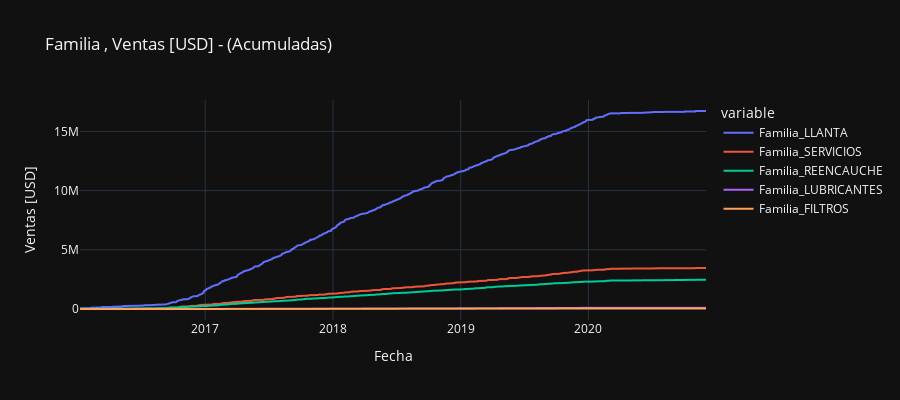
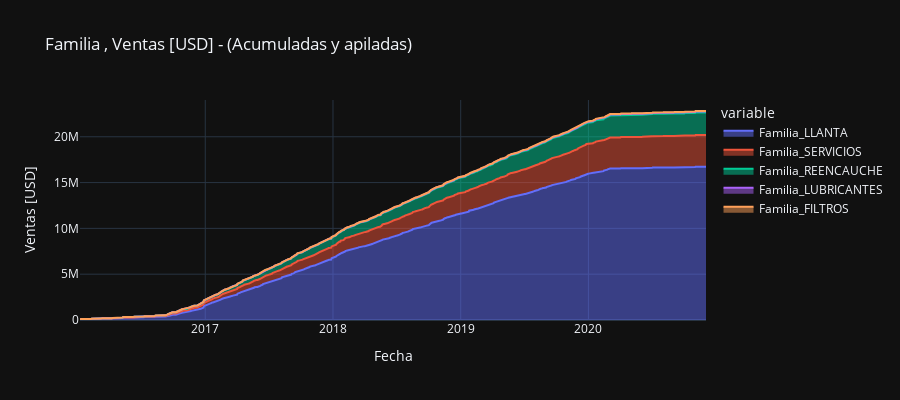
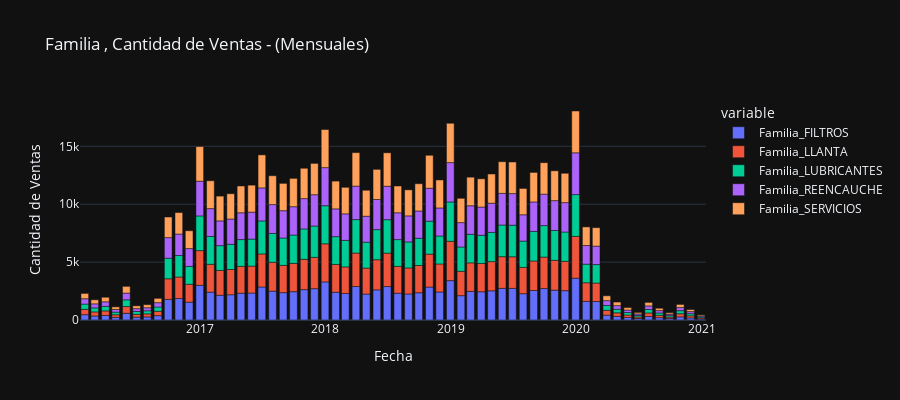
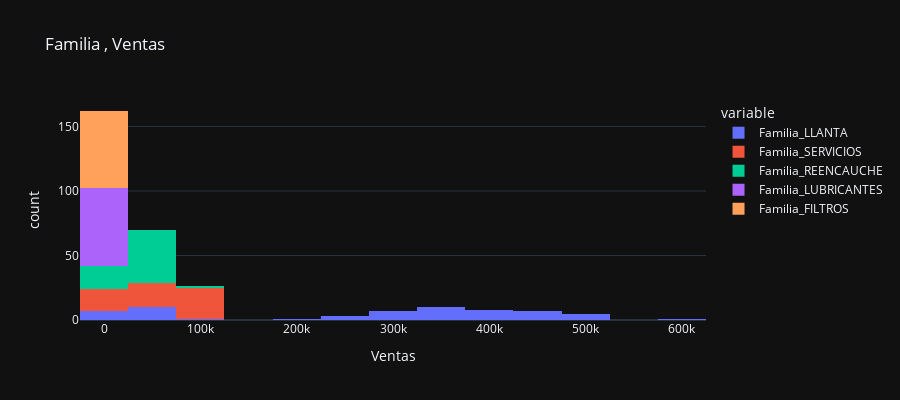

Notebook source saved alongside these figures, in order:
### Code cell
figure = "Familia"
plots = [plotter_2, plotter_3, plotter_4, plotter_5]
for plot in plots:
    enumerar_figuras(plot.set_figure(figure=figure).show)

### Figure 1 — Plotly figure (JSON) as saved in the notebook; plotly's stock layout.template omitted (floating-point values rounded to 4 significant figures; data arrays with more than 128 entries replaced by an {"elided": "..."} marker saying what was removed)
{"data": [{"hovertemplate": "variable=Familia_LLANTA<br>Fecha=%{x}<br>Ventas [USD]=%{y}<extra></extra>", "legendgroup": "Familia_LLANTA", "line": {"color": "#636efa", "dash": "solid"}, "marker": {"symbol": "circle"}, "mode": "lines", "name": "Familia_LLANTA", "showlegend": true, "type": "scattergl", "x": {"elided": "1066 str values"}, "xaxis": "x", "y": {"elided": "1066 float values"}, "yaxis": "y"}, {"hovertemplate": "variable=Familia_SERVICIOS<br>Fecha=%{x}<br>Ventas [USD]=%{y}<extra></extra>", "legendgroup": "Familia_SERVICIOS", "line": {"color": "#EF553B", "dash": "solid"}, "marker": {"symbol": "circle"}, "mode": "lines", "name": "Familia_SERVICIOS", "showlegend": true, "type": "scattergl", "x": {"elided": "1066 str values"}, "xaxis": "x", "y": {"elided": "1066 float values"}, "yaxis": "y"}, {"hovertemplate": "variable=Familia_REENCAUCHE<br>Fecha=%{x}<br>Ventas [USD]=%{y}<extra></extra>", "legendgroup": "Familia_REENCAUCHE", "line": {"color": "#00cc96", "dash": "solid"}, "marker": {"symbol": "circle"}, "mode": "lines", "name": "Familia_REENCAUCHE", "showlegend": true, "type": "scattergl", "x": {"elided": "1066 str values"}, "xaxis": "x", "y": {"elided": "1066 float values"}, "yaxis": "y"}, {"hovertemplate": "variable=Familia_LUBRICANTES<br>Fecha=%{x}<br>Ventas [USD]=%{y}<extra></extra>", "legendgroup": "Familia_LUBRICANTES", "line": {"color": "#ab63fa", "dash": "solid"}, "marker": {"symbol": "circle"}, "mode": "lines", "name": "Familia_LUBRICANTES", "showlegend": true, "type": "scattergl", "x": {"elided": "1066 str values"}, "xaxis": "x", "y": {"elided": "1066 float values"}, "yaxis": "y"}, {"hovertemplate": "variable=Familia_FILTROS<br>Fecha=%{x}<br>Ventas [USD]=%{y}<extra></extra>", "legendgroup": "Familia_FILTROS", "line": {"color": "#FFA15A", "dash": "solid"}, "marker": {"symbol": "circle"}, "mode": "lines", "name": "Familia_FILTROS", "showlegend": true, "type": "scattergl", "x": {"elided": "1066 str values"}, "xaxis": "x", "y": {"elided": "1066 float values"}, "yaxis": "y"}], "layout": {"height": 400, "legend": {"title": {"text": "variable"}, "tracegroupgap": 0}, "title": {"text": "Familia , Ventas [USD] - (Acumuladas)"}, "width": 900, "xaxis": {"anchor": "y", "domain": [0, 1], "title": {"text": "Fecha"}}, "yaxis": {"anchor": "x", "domain": [0, 1], "title": {"text": "Ventas [USD]"}}}}

### Figure 2 — Plotly figure (JSON) as saved in the notebook; plotly's stock layout.template omitted (floating-point values rounded to 4 significant figures; data arrays with more than 128 entries replaced by an {"elided": "..."} marker saying what was removed)
{"data": [{"fillpattern": {"shape": ""}, "hovertemplate": "variable=Familia_LLANTA<br>Fecha=%{x}<br>Ventas [USD]=%{y}<extra></extra>", "legendgroup": "Familia_LLANTA", "line": {"color": "#636efa"}, "marker": {"symbol": "circle"}, "mode": "lines", "name": "Familia_LLANTA", "orientation": "v", "showlegend": true, "stackgroup": "1", "type": "scatter", "x": {"elided": "1066 str values"}, "xaxis": "x", "y": {"elided": "1066 float values"}, "yaxis": "y"}, {"fillpattern": {"shape": ""}, "hovertemplate": "variable=Familia_SERVICIOS<br>Fecha=%{x}<br>Ventas [USD]=%{y}<extra></extra>", "legendgroup": "Familia_SERVICIOS", "line": {"color": "#EF553B"}, "marker": {"symbol": "circle"}, "mode": "lines", "name": "Familia_SERVICIOS", "orientation": "v", "showlegend": true, "stackgroup": "1", "type": "scatter", "x": {"elided": "1066 str values"}, "xaxis": "x", "y": {"elided": "1066 float values"}, "yaxis": "y"}, {"fillpattern": {"shape": ""}, "hovertemplate": "variable=Familia_REENCAUCHE<br>Fecha=%{x}<br>Ventas [USD]=%{y}<extra></extra>", "legendgroup": "Familia_REENCAUCHE", "line": {"color": "#00cc96"}, "marker": {"symbol": "circle"}, "mode": "lines", "name": "Familia_REENCAUCHE", "orientation": "v", "showlegend": true, "stackgroup": "1", "type": "scatter", "x": {"elided": "1066 str values"}, "xaxis": "x", "y": {"elided": "1066 float values"}, "yaxis": "y"}, {"fillpattern": {"shape": ""}, "hovertemplate": "variable=Familia_LUBRICANTES<br>Fecha=%{x}<br>Ventas [USD]=%{y}<extra></extra>", "legendgroup": "Familia_LUBRICANTES", "line": {"color": "#ab63fa"}, "marker": {"symbol": "circle"}, "mode": "lines", "name": "Familia_LUBRICANTES", "orientation": "v", "showlegend": true, "stackgroup": "1", "type": "scatter", "x": {"elided": "1066 str values"}, "xaxis": "x", "y": {"elided": "1066 float values"}, "yaxis": "y"}, {"fillpattern": {"shape": ""}, "hovertemplate": "variable=Familia_FILTROS<br>Fecha=%{x}<br>Ventas [USD]=%{y}<extra></extra>", "legendgroup": "Familia_FILTROS", "line": {"color": "#FFA15A"}, "marker": {"symbol": "circle"}, "mode": "lines", "name": "Familia_FILTROS", "orientation": "v", "showlegend": true, "stackgroup": "1", "type": "scatter", "x": {"elided": "1066 str values"}, "xaxis": "x", "y": {"elided": "1066 float values"}, "yaxis": "y"}], "layout": {"height": 400, "legend": {"title": {"text": "variable"}, "tracegroupgap": 0}, "title": {"text": "Familia , Ventas [USD] - (Acumuladas y apiladas)"}, "width": 900, "xaxis": {"anchor": "y", "domain": [0, 1], "title": {"text": "Fecha"}}, "yaxis": {"anchor": "x", "domain": [0, 1], "title": {"text": "Ventas [USD]"}}}}

### Figure 3 — Plotly figure (JSON) as saved in the notebook; plotly's stock layout.template omitted (floating-point values rounded to 4 significant figures)
{"data": [{"alignmentgroup": "True", "hovertemplate": "variable=Familia_FILTROS<br>Fecha=%{x}<br>Cantidad de Ventas=%{y}<extra></extra>", "legendgroup": "Familia_FILTROS", "marker": {"color": "#636efa", "pattern": {"shape": ""}}, "name": "Familia_FILTROS", "offsetgroup": "Familia_FILTROS", "orientation": "v", "showlegend": true, "textposition": "auto", "type": "bar", "x": ["2016-01-31T00:00:00", "2016-02-29T00:00:00", "2016-03-31T00:00:00", "2016-04-30T00:00:00", "2016-05-31T00:00:00", "2016-06-30T00:00:00", "2016-07-31T00:00:00", "2016-08-31T00:00:00", "2016-09-30T00:00:00", "2016-10-31T00:00:00", "2016-11-30T00:00:00", "2016-12-31T00:00:00", "2017-01-31T00:00:00", "2017-02-28T00:00:00", "2017-03-31T00:00:00", "2017-04-30T00:00:00", "2017-05-31T00:00:00", "2017-06-30T00:00:00", "2017-07-31T00:00:00", "2017-08-31T00:00:00", "2017-09-30T00:00:00", "2017-10-31T00:00:00", "2017-11-30T00:00:00", "2017-12-31T00:00:00", "2018-01-31T00:00:00", "2018-02-28T00:00:00", "2018-03-31T00:00:00", "2018-04-30T00:00:00", "2018-05-31T00:00:00", "2018-06-30T00:00:00", "2018-07-31T00:00:00", "2018-08-31T00:00:00", "2018-09-30T00:00:00", "2018-10-31T00:00:00", "2018-11-30T00:00:00", "2018-12-31T00:00:00", "2019-01-31T00:00:00", "2019-02-28T00:00:00", "2019-03-31T00:00:00", "2019-04-30T00:00:00", "2019-05-31T00:00:00", "2019-06-30T00:00:00", "2019-07-31T00:00:00", "2019-08-31T00:00:00", "2019-09-30T00:00:00", "2019-10-31T00:00:00", "2019-11-30T00:00:00", "2019-12-31T00:00:00", "2020-01-31T00:00:00", "2020-02-29T00:00:00", "2020-03-31T00:00:00", "2020-04-30T00:00:00", "2020-05-31T00:00:00", "2020-06-30T00:00:00", "2020-07-31T00:00:00", "2020-08-31T00:00:00", "2020-09-30T00:00:00", "2020-10-31T00:00:00", "2020-11-30T00:00:00", "2020-12-31T00:00:00"], "xaxis": "x", "y": [459, 349, 393, 227, 581, 245, 265, 374, 1779, 1856, 1542, 2996, 2405, 2140, 2181, 2315, 2329, 2852, 2492, 2360, 2446, 2621, 2705, 3290, 2399, 2292, 2891, 2241, 2602, 2888, 2315, 2248, 2354, 2845, 2419, 3398, 2102, 2467, 2439, 2522, 2734, 2729, 2272, 2549, 2717, 2577, 2534, 3610, 1608, 1595, 418, 310, 215, 131, 304, 203, 126, 269, 181, 88], "yaxis": "y"}, {"alignmentgroup": "True", "hovertemplate": "variable=Familia_LLANTA<br>Fecha=%{x}<br>Cantidad de Ventas=%{y}<extra></extra>", "legendgroup": "Familia_LLANTA", "marker": {"color": "#EF553B", "pattern": {"shape": ""}}, "name": "Familia_LLANTA", "offsetgroup": "Familia_LLANTA", "orientation": "v", "showlegend": true, "textposition": "auto", "type": "bar", "x": ["2016-01-31T00:00:00", "2016-02-29T00:00:00", "2016-03-31T00:00:00", "2016-04-30T00:00:00", "2016-05-31T00:00:00", "2016-06-30T00:00:00", "2016-07-31T00:00:00", "2016-08-31T00:00:00", "2016-09-30T00:00:00", "2016-10-31T00:00:00", "2016-11-30T00:00:00", "2016-12-31T00:00:00", "2017-01-31T00:00:00", "2017-02-28T00:00:00", "2017-03-31T00:00:00", "2017-04-30T00:00:00", "2017-05-31T00:00:00", "2017-06-30T00:00:00", "2017-07-31T00:00:00", "2017-08-31T00:00:00", "2017-09-30T00:00:00", "2017-10-31T00:00:00", "2017-11-30T00:00:00", "2017-12-31T00:00:00", "2018-01-31T00:00:00", "2018-02-28T00:00:00", "2018-03-31T00:00:00", "2018-04-30T00:00:00", "2018-05-31T00:00:00", "2018-06-30T00:00:00", "2018-07-31T00:00:00", "2018-08-31T00:00:00", "2018-09-30T00:00:00", "2018-10-31T00:00:00", "2018-11-30T00:00:00", "2018-12-31T00:00:00", "2019-01-31T00:00:00", "2019-02-28T00:00:00", "2019-03-31T00:00:00", "2019-04-30T00:00:00", "2019-05-31T00:00:00", "2019-06-30T00:00:00", "2019-07-31T00:00:00", "2019-08-31T00:00:00", "2019-09-30T00:00:00", "2019-10-31T00:00:00", "2019-11-30T00:00:00", "2019-12-31T00:00:00", "2020-01-31T00:00:00", "2020-02-29T00:00:00", "2020-03-31T00:00:00", "2020-04-30T00:00:00", "2020-05-31T00:00:00", "2020-06-30T00:00:00", "2020-07-31T00:00:00", "2020-08-31T00:00:00", "2020-09-30T00:00:00", "2020-10-31T00:00:00", "2020-11-30T00:00:00", "2020-12-31T00:00:00"], "xaxis": "x", "y": [459, 349, 393, 227, 581, 245, 265, 374, 1779, 1856, 1542, 2996, 2405, 2140, 2181, 2315, 2329, 2852, 2492, 2360, 2446, 2621, 2705, 3290, 2399, 2292, 2891, 2241, 2602, 2888, 2315, 2248, 2354, 2845, 2419, 3398, 2102, 2467, 2439, 2522, 2734, 2729, 2272, 2549, 2717, 2577, 2534, 3610, 1608, 1595, 418, 310, 215, 131, 304, 203, 126, 269, 181, 88], "yaxis": "y"}, {"alignmentgroup": "True", "hovertemplate": "variable=Familia_LUBRICANTES<br>Fecha=%{x}<br>Cantidad de Ventas=%{y}<extra></extra>", "legendgroup": "Familia_LUBRICANTES", "marker": {"color": "#00cc96", "pattern": {"shape": ""}}, "name": "Familia_LUBRICANTES", "offsetgroup": "Familia_LUBRICANTES", "orientation": "v", "showlegend": true, "textposition": "auto", "type": "bar", "x": ["2016-01-31T00:00:00", "2016-02-29T00:00:00", "2016-03-31T00:00:00", "2016-04-30T00:00:00", "2016-05-31T00:00:00", "2016-06-30T00:00:00", "2016-07-31T00:00:00", "2016-08-31T00:00:00", "2016-09-30T00:00:00", "2016-10-31T00:00:00", "2016-11-30T00:00:00", "2016-12-31T00:00:00", "2017-01-31T00:00:00", "2017-02-28T00:00:00", "2017-03-31T00:00:00", "2017-04-30T00:00:00", "2017-05-31T00:00:00", "2017-06-30T00:00:00", "2017-07-31T00:00:00", "2017-08-31T00:00:00", "2017-09-30T00:00:00", "2017-10-31T00:00:00", "2017-11-30T00:00:00", "2017-12-31T00:00:00", "2018-01-31T00:00:00", "2018-02-28T00:00:00", "2018-03-31T00:00:00", "2018-04-30T00:00:00", "2018-05-31T00:00:00", "2018-06-30T00:00:00", "2018-07-31T00:00:00", "2018-08-31T00:00:00", "2018-09-30T00:00:00", "2018-10-31T00:00:00", "2018-11-30T00:00:00", "2018-12-31T00:00:00", "2019-01-31T00:00:00", "2019-02-28T00:00:00", "2019-03-31T00:00:00", "2019-04-30T00:00:00", "2019-05-31T00:00:00", "2019-06-30T00:00:00", "2019-07-31T00:00:00", "2019-08-31T00:00:00", "2019-09-30T00:00:00", "2019-10-31T00:00:00", "2019-11-30T00:00:00", "2019-12-31T00:00:00", "2020-01-31T00:00:00", "2020-02-29T00:00:00", "2020-03-31T00:00:00", "2020-04-30T00:00:00", "2020-05-31T00:00:00", "2020-06-30T00:00:00", "2020-07-31T00:00:00", "2020-08-31T00:00:00", "2020-09-30T00:00:00", "2020-10-31T00:00:00", "2020-11-30T00:00:00", "2020-12-31T00:00:00"], "xaxis": "x", "y": [459, 349, 393, 227, 581, 245, 265, 374, 1779, 1856, 1542, 2996, 2405, 2140, 2181, 2315, 2329, 2852, 2492, 2360, 2446, 2621, 2705, 3290, 2399, 2292, 2891, 2241, 2602, 2888, 2315, 2248, 2354, 2845, 2419, 3398, 2102, 2467, 2439, 2522, 2734, 2729, 2272, 2549, 2717, 2577, 2534, 3610, 1608, 1595, 418, 310, 215, 131, 304, 203, 126, 269, 181, 88], "yaxis": "y"}, {"alignmentgroup": "True", "hovertemplate": "variable=Familia_REENCAUCHE<br>Fecha=%{x}<br>Cantidad de Ventas=%{y}<extra></extra>", "legendgroup": "Familia_REENCAUCHE", "marker": {"color": "#ab63fa", "pattern": {"shape": ""}}, "name": "Familia_REENCAUCHE", "offsetgroup": "Familia_REENCAUCHE", "orientation": "v", "showlegend": true, "textposition": "auto", "type": "bar", "x": ["2016-01-31T00:00:00", "2016-02-29T00:00:00", "2016-03-31T00:00:00", "2016-04-30T00:00:00", "2016-05-31T00:00:00", "2016-06-30T00:00:00", "2016-07-31T00:00:00", "2016-08-31T00:00:00", "2016-09-30T00:00:00", "2016-10-31T00:00:00", "2016-11-30T00:00:00", "2016-12-31T00:00:00", "2017-01-31T00:00:00", "2017-02-28T00:00:00", "2017-03-31T00:00:00", "2017-04-30T00:00:00", "2017-05-31T00:00:00", "2017-06-30T00:00:00", "2017-07-31T00:00:00", "2017-08-31T00:00:00", "2017-09-30T00:00:00", "2017-10-31T00:00:00", "2017-11-30T00:00:00", "2017-12-31T00:00:00", "2018-01-31T00:00:00", "2018-02-28T00:00:00", "2018-03-31T00:00:00", "2018-04-30T00:00:00", "2018-05-31T00:00:00", "2018-06-30T00:00:00", "2018-07-31T00:00:00", "2018-08-31T00:00:00", "2018-09-30T00:00:00", "2018-10-31T00:00:00", "2018-11-30T00:00:00", "2018-12-31T00:00:00", "2019-01-31T00:00:00", "2019-02-28T00:00:00", "2019-03-31T00:00:00", "2019-04-30T00:00:00", "2019-05-31T00:00:00", "2019-06-30T00:00:00", "2019-07-31T00:00:00", "2019-08-31T00:00:00", "2019-09-30T00:00:00", "2019-10-31T00:00:00", "2019-11-30T00:00:00", "2019-12-31T00:00:00", "2020-01-31T00:00:00", "2020-02-29T00:00:00", "2020-03-31T00:00:00", "2020-04-30T00:00:00", "2020-05-31T00:00:00", "2020-06-30T00:00:00", "2020-07-31T00:00:00", "2020-08-31T00:00:00", "2020-09-30T00:00:00", "2020-10-31T00:00:00", "2020-11-30T00:00:00", "2020-12-31T00:00:00"], "xaxis": "x", "y": [459, 349, 393, 227, 581, 245, 265, 374, 1779, 1856, 1542, 2996, 2405, 2140, 2181, 2315, 2329, 2852, 2492, 2360, 2446, 2621, 2705, 3290, 2399, 2292, 2891, 2241, 2602, 2888, 2315, 2248, 2354, 2845, 2419, 3398, 2102, 2467, 2439, 2522, 2734, 2729, 2272, 2549, 2717, 2577, 2534, 3610, 1608, 1595, 418, 310, 215, 131, 304, 203, 126, 269, 181, 88], "yaxis": "y"}, {"alignmentgroup": "True", "hovertemplate": "variable=Familia_SERVICIOS<br>Fecha=%{x}<br>Cantidad de Ventas=%{y}<extra></extra>", "legendgroup": "Familia_SERVICIOS", "marker": {"color": "#FFA15A", "pattern": {"shape": ""}}, "name": "Familia_SERVICIOS", "offsetgroup": "Familia_SERVICIOS", "orientation": "v", "showlegend": true, "textposition": "auto", "type": "bar", "x": ["2016-01-31T00:00:00", "2016-02-29T00:00:00", "2016-03-31T00:00:00", "2016-04-30T00:00:00", "2016-05-31T00:00:00", "2016-06-30T00:00:00", "2016-07-31T00:00:00", "2016-08-31T00:00:00", "2016-09-30T00:00:00", "2016-10-31T00:00:00", "2016-11-30T00:00:00", "2016-12-31T00:00:00", "2017-01-31T00:00:00", "2017-02-28T00:00:00", "2017-03-31T00:00:00", "2017-04-30T00:00:00", "2017-05-31T00:00:00", "2017-06-30T00:00:00", "2017-07-31T00:00:00", "2017-08-31T00:00:00", "2017-09-30T00:00:00", "2017-10-31T00:00:00", "2017-11-30T00:00:00", "2017-12-31T00:00:00", "2018-01-31T00:00:00", "2018-02-28T00:00:00", "2018-03-31T00:00:00", "2018-04-30T00:00:00", "2018-05-31T00:00:00", "2018-06-30T00:00:00", "2018-07-31T00:00:00", "2018-08-31T00:00:00", "2018-09-30T00:00:00", "2018-10-31T00:00:00", "2018-11-30T00:00:00", "2018-12-31T00:00:00", "2019-01-31T00:00:00", "2019-02-28T00:00:00", "2019-03-31T00:00:00", "2019-04-30T00:00:00", "2019-05-31T00:00:00", "2019-06-30T00:00:00", "2019-07-31T00:00:00", "2019-08-31T00:00:00", "2019-09-30T00:00:00", "2019-10-31T00:00:00", "2019-11-30T00:00:00", "2019-12-31T00:00:00", "2020-01-31T00:00:00", "2020-02-29T00:00:00", "2020-03-31T00:00:00", "2020-04-30T00:00:00", "2020-05-31T00:00:00", "2020-06-30T00:00:00", "2020-07-31T00:00:00", "2020-08-31T00:00:00", "2020-09-30T00:00:00", "2020-10-31T00:00:00", "2020-11-30T00:00:00", "2020-12-31T00:00:00"], "xaxis": "x", "y": [459, 349, 393, 227, 581, 245, 265, 374, 1779, 1856, 1542, 2996, 2405, 2140, 2181, 2315, 2329, 2852, 2492, 2360, 2446, 2621, 2705, 3290, 2399, 2292, 2891, 2241, 2602, 2888, 2315, 2248, 2354, 2845, 2419, 3398, 2102, 2467, 2439, 2522, 2734, 2729, 2272, 2549, 2717, 2577, 2534, 3610, 1608, 1595, 418, 310, 215, 131, 304, 203, 126, 269, 181, 88], "yaxis": "y"}], "layout": {"barmode": "relative", "height": 400, "legend": {"title": {"text": "variable"}, "tracegroupgap": 0}, "title": {"text": "Familia , Cantidad de Ventas - (Mensuales)"}, "width": 900, "xaxis": {"anchor": "y", "domain": [0, 1], "title": {"text": "Fecha"}}, "yaxis": {"anchor": "x", "domain": [0, 1], "title": {"text": "Cantidad de Ventas"}}}}

### Figure 4 — Plotly figure (JSON) as saved in the notebook; plotly's stock layout.template omitted (floating-point values rounded to 4 significant figures)
{"data": [{"alignmentgroup": "True", "bingroup": "x", "hovertemplate": "variable=Familia_LLANTA<br>Ventas=%{x}<br>count=%{y}<extra></extra>", "legendgroup": "Familia_LLANTA", "marker": {"color": "#636efa", "pattern": {"shape": ""}}, "name": "Familia_LLANTA", "offsetgroup": "Familia_LLANTA", "orientation": "v", "showlegend": true, "type": "histogram", "x": [75210.0, 42860.0, 46990.0, 21310.0, 69410.0, 13200.0, 47030.0, 43060.0, 212500.0, 252300.0, 253600.0, 467500.0, 467400.0, 420100.0, 297000.0, 524900.0, 356600.0, 479800.0, 375400.0, 429900.0, 502400.0, 444600.0, 393500.0, 513700.0, 597500.0, 361200.0, 343900.0, 316500.0, 451400.0, 373500.0, 409000.0, 396200.0, 315300.0, 516500.0, 400900.0, 365100.0, 362000.0, 357000.0, 304800.0, 445100.0, 389000.0, 281100.0, 353300.0, 344100.0, 355800.0, 320800.0, 381600.0, 467800.0, 235100.0, 289700.0, 39880.0, 28810.0, 13390.0, 7329.0, 65220.0, 6619.0, 7089.0, 33140.0, 35490.0, 2863.0], "xaxis": "x", "yaxis": "y"}, {"alignmentgroup": "True", "bingroup": "x", "hovertemplate": "variable=Familia_SERVICIOS<br>Ventas=%{x}<br>count=%{y}<extra></extra>", "legendgroup": "Familia_SERVICIOS", "marker": {"color": "#EF553B", "pattern": {"shape": ""}}, "name": "Familia_SERVICIOS", "offsetgroup": "Familia_SERVICIOS", "orientation": "v", "showlegend": true, "type": "histogram", "x": [5293.0, 1943.0, 2202.0, 1324.0, 11980.0, 1393.0, 11140.0, 11940.0, 90750.0, 78370.0, 47130.0, 98890.0, 69290.0, 82690.0, 82500.0, 82340.0, 84880.0, 64880.0, 101900.0, 93270.0, 77790.0, 70420.0, 44020.0, 84440.0, 65190.0, 108600.0, 54000.0, 70880.0, 88090.0, 73700.0, 71100.0, 65300.0, 74460.0, 104100.0, 84830.0, 88690.0, 60720.0, 65350.0, 76190.0, 70700.0, 96350.0, 81730.0, 62760.0, 79270.0, 121700.0, 91880.0, 94190.0, 115100.0, 48930.0, 57960.0, 25060.0, 17890.0, 1317.0, 1206.0, 11040.0, 16870.0, 658.9, 1037.0, 14360.0, 960.1], "xaxis": "x", "yaxis": "y"}, {"alignmentgroup": "True", "bingroup": "x", "hovertemplate": "variable=Familia_REENCAUCHE<br>Ventas=%{x}<br>count=%{y}<extra></extra>", "legendgroup": "Familia_REENCAUCHE", "marker": {"color": "#00cc96", "pattern": {"shape": ""}}, "name": "Familia_REENCAUCHE", "offsetgroup": "Familia_REENCAUCHE", "orientation": "v", "showlegend": true, "type": "histogram", "x": [18290.0, 492.7, 5986.0, 1322.0, 17190.0, 7866.0, 10430.0, 7096.0, 62230.0, 40440.0, 38620.0, 43460.0, 46790.0, 67650.0, 71570.0, 68350.0, 50830.0, 59930.0, 50230.0, 58880.0, 72650.0, 70520.0, 52650.0, 53970.0, 57900.0, 54200.0, 60080.0, 49880.0, 67810.0, 72610.0, 38980.0, 60130.0, 56600.0, 62880.0, 51440.0, 41680.0, 57000.0, 52000.0, 79070.0, 65660.0, 47850.0, 39280.0, 48530.0, 66200.0, 65630.0, 34940.0, 58940.0, 41860.0, 27360.0, 54260.0, 14320.0, 5085.0, 10920.0, 3340.0, 8627.0, 348.1, 15340.0, 9046.0, 7039.0, 7409.0], "xaxis": "x", "yaxis": "y"}, {"alignmentgroup": "True", "bingroup": "x", "hovertemplate": "variable=Familia_LUBRICANTES<br>Ventas=%{x}<br>count=%{y}<extra></extra>", "legendgroup": "Familia_LUBRICANTES", "marker": {"color": "#ab63fa", "pattern": {"shape": ""}}, "name": "Familia_LUBRICANTES", "offsetgroup": "Familia_LUBRICANTES", "orientation": "v", "showlegend": true, "type": "histogram", "x": [390.5, 387.2, 342.0, 104.5, 457.5, 247.2, 164.4, 181.6, 1672.0, 1556.0, 834.1, 2206.0, 1663.0, 2182.0, 1525.0, 1563.0, 1724.0, 2758.0, 2513.0, 1489.0, 1741.0, 1739.0, 2124.0, 2875.0, 1454.0, 2353.0, 2535.0, 2312.0, 2244.0, 2824.0, 1866.0, 2252.0, 2139.0, 2845.0, 2143.0, 3059.0, 1850.0, 3257.0, 2634.0, 2484.0, 3471.0, 3715.0, 2204.0, 2636.0, 2529.0, 2761.0, 2874.0, 3792.0, 1639.0, 1507.0, 312.2, 179.3, 83.52, 18.14, 300.0, 332.6, 10.99, 214.8, 108.1, 28.28], "xaxis": "x", "yaxis": "y"}, {"alignmentgroup": "True", "bingroup": "x", "hovertemplate": "variable=Familia_FILTROS<br>Ventas=%{x}<br>count=%{y}<extra></extra>", "legendgroup": "Familia_FILTROS", "marker": {"color": "#FFA15A", "pattern": {"shape": ""}}, "name": "Familia_FILTROS", "offsetgroup": "Familia_FILTROS", "orientation": "v", "showlegend": true, "type": "histogram", "x": [236.3, 185.8, 188.7, 61.71, 199.8, 72.69, 104.2, 119.1, 723.1, 777.9, 533.9, 1267.0, 994.2, 1072.0, 947.8, 1008.0, 972.9, 1267.0, 1122.0, 912.0, 1148.0, 1170.0, 1220.0, 1614.0, 1046.0, 1581.0, 1715.0, 1520.0, 1983.0, 1542.0, 1411.0, 1560.0, 1289.0, 1904.0, 1181.0, 1668.0, 1159.0, 1451.0, 1483.0, 1264.0, 1548.0, 1593.0, 1200.0, 1185.0, 1426.0, 1235.0, 1197.0, 1439.0, 896.2, 762.0, 88.0, 97.9, 29.94, 28.09, 119.3, 126.7, 9.983, 136.7, 63.54, 22.12], "xaxis": "x", "yaxis": "y"}], "layout": {"barmode": "relative", "height": 400, "legend": {"title": {"text": "variable"}, "tracegroupgap": 0}, "title": {"text": "Familia , Ventas"}, "width": 900, "xaxis": {"anchor": "y", "domain": [0, 1], "title": {"text": "Ventas"}}, "yaxis": {"anchor": "x", "domain": [0, 1], "title": {"text": "count"}}}}
